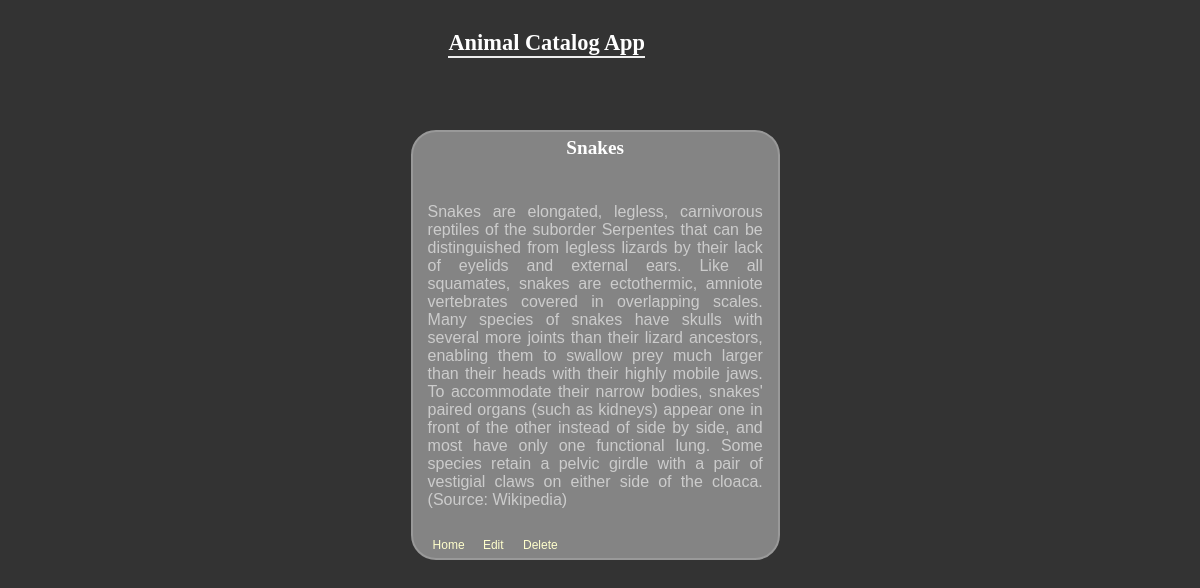
Page /catalog/Reptiles/4/show on the committed database.
### database_setup.py (models this page shows)
class Items(Base):
    __tablename__ = 'items'
    name = Column(String(80), nullable=False)
    id = Column(Integer, primary_key=True)
    description = Column(String(250))
    category_id = Column(Integer, ForeignKey('categories.id'))
    categories = relationship(Categories)

### project.py (the view)
@app.route('/catalog/<string:category_name>/<int:item_id>/show')
def itemDetail(category_name, item_id):
    category = session.query(Categories).filter_by(name=category_name).one()
    item = session.query(Items).filter_by(id=item_id).one()
    return render_template('detail.html', item=item, category_name=category_name)

### templates/detail.html
<html>
	<head>
		<link rel=stylesheet type=text/css href="{{ url_for('static', filename='styles.css') }}">
	</head>
	<body>
		<div class = 'header center'>
			<h1>Animal Catalog App</h1>
		</div>
		<div class = 'pane center'>
			<div class = 'header'>
				<h2><strong> {{ item.name }} </strong></h2>
			</div>
			<div class='descDiv'><p>{{ item.description }}</p></div>
			<div class = "editdeletepane">
				<a href = '{{ url_for('homePage') }}'> Home </a>
				<a href='{{url_for('editItem', item_id = item.id)}}'>Edit</a>
				<a href='{{url_for('deleteItem', item_id = item.id)}}'>Delete</a>
			</div>
		</div>
	</body>
</html>

### static/styles.css (style rules this page uses)
body { font-family: sans-serif; background-image: url('img3.jpg'); background-color: #333333 }
h1, h2, h3, h4 { color: #FFFFFF; }
h1, h2 { font-family: 'Georgia', serif; margin: 0; }
h1 { border-bottom: 2px solid #eee; font-size: 1.4em; }
h2 { font-size: 1.2em; }
p, dd, dt { color: #CCCCCC; }
a { text-decoration: none; color:#FFFFCC; font-size: .75em; margin-left: 15px; }
.pane { width:30%; float: left; border: 2px solid; border-radius: 25px; padding: 5px; margin: 30px 8%; border-color: #999999; background-color: #848484 }
.center { margin: 30px 34%; }
.header { left:50%; text-align: center; height: 40px; }
.descDiv { text-align: justify; padding: 10px; }
.header h1 { float: left; margin-left: 10%; }

### rows in the picture
Items: name "Snakes", description "Snakes are elongated, legless, carnivorous reptiles of the suborder Serpentes that can be distinguished from legless lizards by their lack of eyelids and external ears. Like all squamates, snakes are ectothermic, amniote vertebrates covered in overlapping scales. Many species of snakes have skulls with several more joints than their lizard ancestors, enabling them to swallow prey much larger than their heads with their highly mobile jaws. To accommodate their narrow bodies, snakes' paired organs (such as kidneys) appear one in front of the other instead of side by side, and most have only one functional lung. Some species retain a pelvic girdle with a pair of vestigial claws on either side…"
